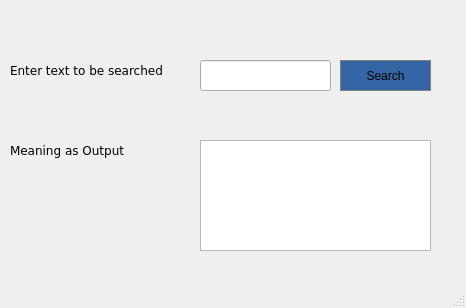
<?xml version="1.0" encoding="UTF-8"?>
<ui version="4.0">
 <class>MainWindow</class>
 <widget class="QMainWindow" name="MainWindow">
  <property name="geometry">
   <rect>
    <x>0</x>
    <y>0</y>
    <width>466</width>
    <height>308</height>
   </rect>
  </property>
  <property name="windowTitle">
   <string>The Dictionary</string>
  </property>
  <widget class="QWidget" name="centralWidget">
   <widget class="QLabel" name="label">
    <property name="geometry">
     <rect>
      <x>10</x>
      <y>60</y>
      <width>161</width>
      <height>21</height>
     </rect>
    </property>
    <property name="sizePolicy">
     <sizepolicy hsizetype="Expanding" vsizetype="Expanding">
      <horstretch>0</horstretch>
      <verstretch>0</verstretch>
     </sizepolicy>
    </property>
    <property name="font">
     <font>
      <family>DejaVu Sans</family>
      <pointsize>9</pointsize>
     </font>
    </property>
    <property name="autoFillBackground">
     <bool>true</bool>
    </property>
    <property name="text">
     <string>Enter text to be searched</string>
    </property>
   </widget>
   <widget class="QLineEdit" name="input">
    <property name="geometry">
     <rect>
      <x>200</x>
      <y>60</y>
      <width>131</width>
      <height>31</height>
     </rect>
    </property>
   </widget>
   <widget class="QLabel" name="label_2">
    <property name="geometry">
     <rect>
      <x>10</x>
      <y>140</y>
      <width>151</width>
      <height>21</height>
     </rect>
    </property>
    <property name="sizePolicy">
     <sizepolicy hsizetype="Expanding" vsizetype="Expanding">
      <horstretch>0</horstretch>
      <verstretch>0</verstretch>
     </sizepolicy>
    </property>
    <property name="font">
     <font>
      <family>DejaVu Sans</family>
      <pointsize>9</pointsize>
     </font>
    </property>
    <property name="autoFillBackground">
     <bool>true</bool>
    </property>
    <property name="text">
     <string>Meaning as Output</string>
    </property>
   </widget>
   <widget class="QTextEdit" name="output">
    <property name="geometry">
     <rect>
      <x>200</x>
      <y>140</y>
      <width>231</width>
      <height>111</height>
     </rect>
    </property>
   </widget>
   <widget class="QPushButton" name="pushButton">
    <property name="geometry">
     <rect>
      <x>340</x>
      <y>60</y>
      <width>91</width>
      <height>31</height>
     </rect>
    </property>
    <property name="sizePolicy">
     <sizepolicy hsizetype="Preferred" vsizetype="Preferred">
      <horstretch>0</horstretch>
      <verstretch>0</verstretch>
     </sizepolicy>
    </property>
    <property name="autoFillBackground">
     <bool>false</bool>
    </property>
    <property name="styleSheet">
     <string notr="true">QPushButton#pushButton{
	background-color: rgb(52, 101, 164);
	border: 1px solid gray;
	padding:5px;
}
QPushButton#pushButton:pressed{
	background-color: rgb(32, 74, 135);
	border: 1px solid gray;
	padding:5px;
}</string>
    </property>
    <property name="text">
     <string>Search</string>
    </property>
   </widget>
  </widget>
  <widget class="QStatusBar" name="statusBar"/>
 </widget>
 <layoutdefault spacing="6" margin="11"/>
 <resources/>
 <connections/>
</ui>
